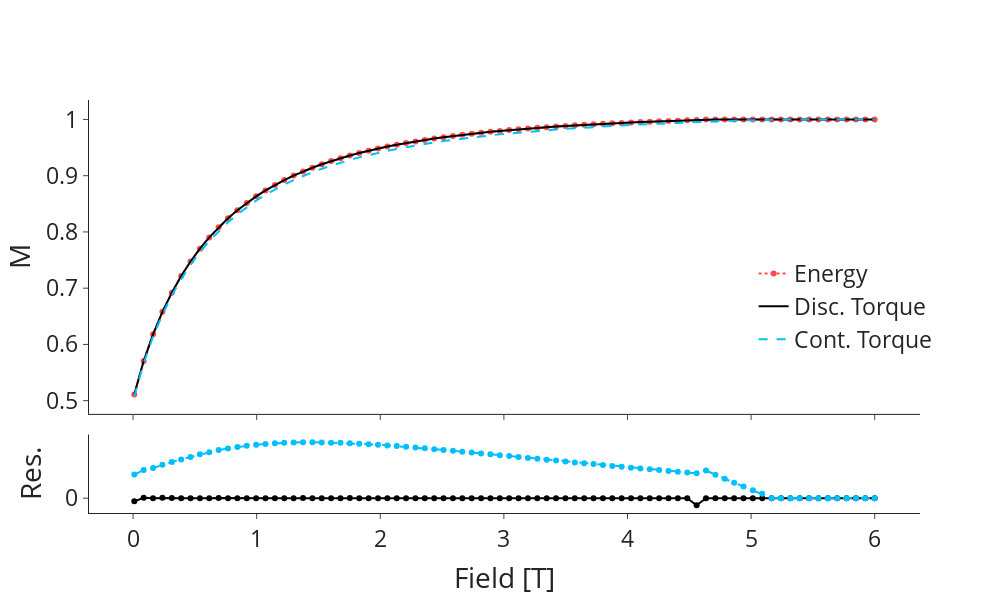

Notebook source saved alongside this figure:
### Code cell
fig = go.Figure().set_subplots(rows=2, cols=1, row_heights=(0.8,0.2), vertical_spacing=0.05, shared_xaxes=True)
fig.add_trace(go.Scatter(x=field, y=e_mag, mode="lines+markers", line=dict(dash="dot", color='red'), marker_color="red", name="Energy", opacity=0.7))
fig.add_trace(go.Scatter(x=field, y=t_mag, mode="lines", line=dict(color="black"), name="Disc. Torque", opacity=1))

fig.add_trace(go.Scatter(x=field, y=c_mag, mode="lines", line=dict(dash="dash", color="#00BFFF"), name="Cont. Torque", opacity=1))
fig.update_layout(yaxis_title="M", legend_xanchor="right", legend_y=0.5, font_size=23, height=350)
fig.update_xaxes(title="Field [T]", row=2, col=1)
fig.update_yaxes(title="Res.", row=2, col=1, dtick=0.01)
fig.add_trace(go.Scatter(x=field, y=e_mag-t_mag, mode="markers+lines", line_color="black", marker_color="black", showlegend=False), row=2, col=1)
fig.add_trace(go.Scatter(x=field, y=e_mag-c_mag, mode="markers+lines", line=dict(dash="dash", color="#00BFFF"), marker_color="#00BFFF", showlegend=False), row=2, col=1)
fig.update_layout(width=1000, height=600)
fig.show()
